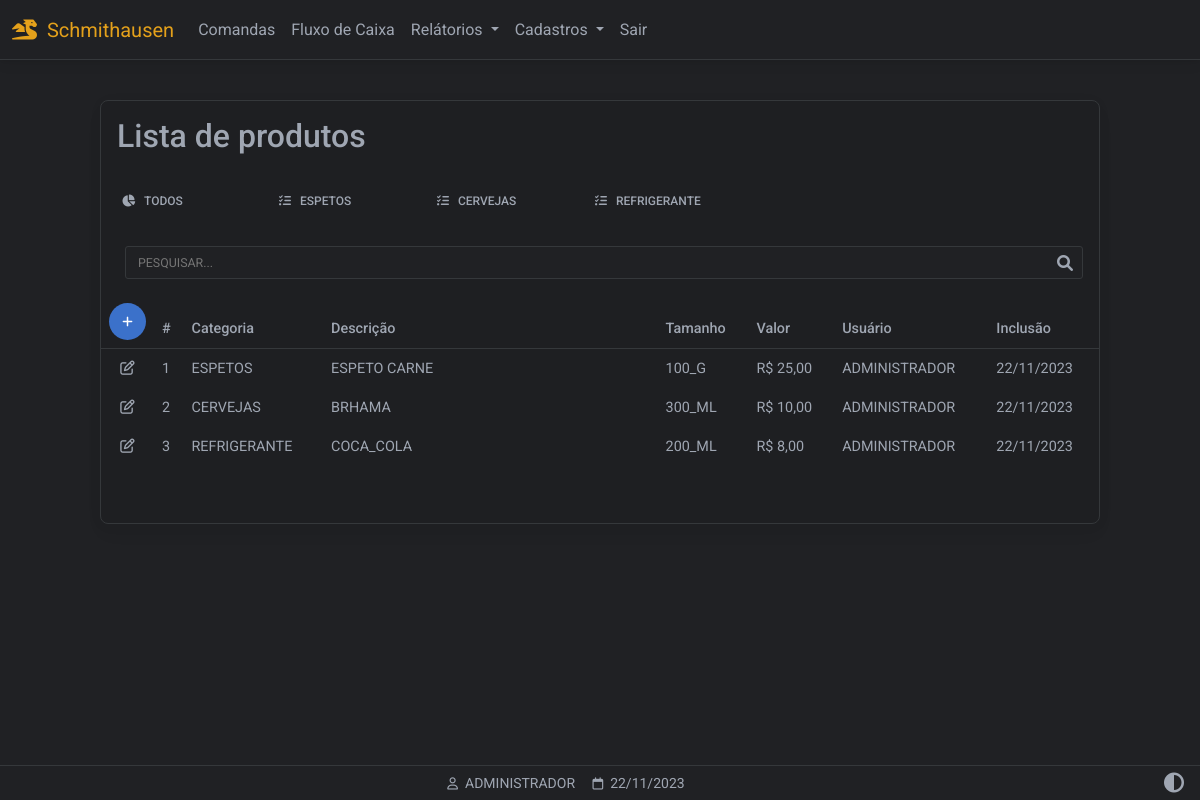
/produtos (signed in), run on an earlier commit of the app's database.
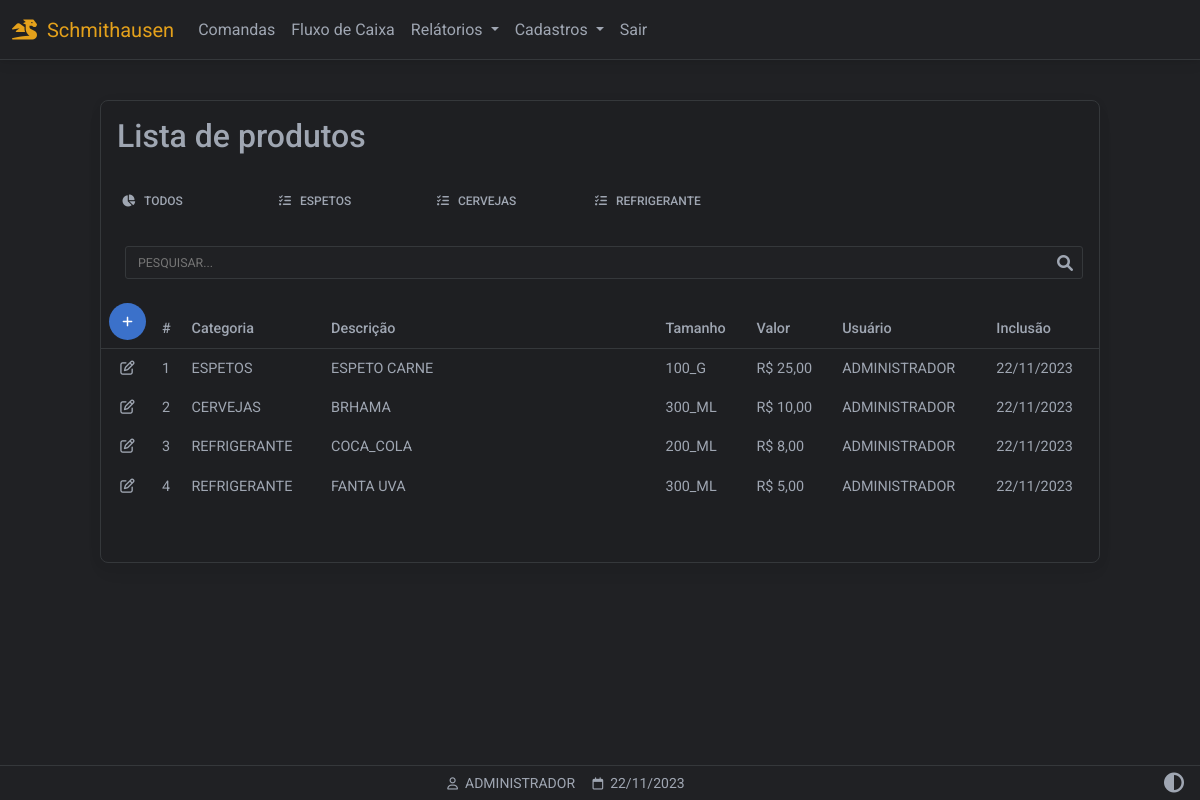
And on a later commit of the database.
### website/models.py (models this page shows)
class Categoria(db.Model):
    id = db.Column(db.Integer, primary_key=True)
    nome = db.Column(db.String(150))
    categoria = db.relationship('Tamanho',backref='tamanhos')

class Produto(db.Model):
    id = db.Column(db.Integer, primary_key=True)
    descricao = db.Column(db.String(150))
    valor = db.Column(db.Float)
    data_criacao = db.Column(db.DateTime(timezone=True), default=func.now())
    user_id = db.Column(db.Integer, db.ForeignKey('user.id'))
    cat_id = db.Column(db.Integer, db.ForeignKey('categoria.id'))
    tam_id = db.Column(db.Integer, db.ForeignKey('tamanho.id'))
    usuario = db.relationship('User',backref='usuarios')
    categoria = db.relationship('Categoria',backref='categorias')
    tamanho = db.relationship('Tamanho',backref='tamanho')

class Tamanho(db.Model):
    id = db.Column(db.Integer, primary_key=True)
    nome = db.Column(db.String(150))
    cat_id = db.Column(db.Integer, db.ForeignKey('categoria.id'))

class User(db.Model, UserMixin):
    id = db.Column(db.Integer, primary_key=True)
    email = db.Column(db.String(150), unique=True)
    password = db.Column(db.String(150))
    first_name = db.Column(db.String(150))
    user = db.relationship('Produto',backref='produto')

### website/routes/view_produtos.py (the view)
@view_produtos.route('/produtos', methods=['GET','POST'])
@login_required
def produtos():
    produtos = Produto.query.all()
    tamanhos = Tamanho.query.all()
    categorias = Categoria.query.all()
    return render_template("produtos_listar.html",
        user=current_user,
        data=data,
        produtos=produtos,
        tamanhos=tamanhos,
        categorias=categorias)

### website/templates/produtos_listar.html (shortened to what this page needs)
{% extends "base.html" %}
{% block content %}
<div class="container-fluid" style="min-height:100dvh;padding-top:100px">
  <div class="table-responsive w-100 card myTheme-900 larg-max m-auto" style="padding-bottom: 40px">
   <table class="table table-borderless table-sm myTheme-900 ">
    <thead>
      <tr>
        <h2 class="p-3 ">Lista de produtos</h2>
      </tr>
      <tr>
        <div class="form-control-sm">
          <ul class="nav nav-tabs mb-3 myTheme-900">
            <li class="p-1 nav-item myTheme-900">
              <a class="nav-link p-2"
              data-id="0"
              role="button"
              href="/filtro_produtos/0">
              <i class="fas fa-chart-pie fa-fw me-2 me-2"></i>TODOS</a>
            </li>
            {% for cat in categorias %}
            <li class="p-1 nav-item myTheme-900">
              <a class="nav-link  p-2"
              data-id="{{ cat.id }}"
              role="button"
              href="/filtro_produtos/{{ cat.id }}">
              <i class="fa-solid fa-list-check"></i>&nbsp;&nbsp;&nbsp;{{ cat.nome }}</a>
            </li>
            {% endfor %}
          </ul>
        </div>
      </tr>
      <tr>
        <div class="p-3 pt-0">
          <div class="form-outline mt-2 ps-2" style="margin-bottom: 0!important;padding-bottom: 0!important;">
            <input type="text" style="text-transform:uppercase" id="inputPesquisarProduto"
            class="myInputs form-control-sm" placeholder="Pesquisar..."
            onkeyup='pesquisarTabelaProdutos()'
            >
          </div>
        </div>
      </tr>
      <tr>
        <th class="text-nowrap" scope="col">
          <a href="/produtos_cadastrar" class="btn btn-primary btn-floating d-flex justify-content-center align-items-center">
            <i class="fa-solid fa-plus"></i>
          </a>
        </th>
        <th class="text-nowrap" scope="col">#</th>
        <th class="text-nowrap" scope="col">Categoria</th>
        <th class="text-nowrap" scope="col" style="min-width: 280px;">Descrição</th>
        <th class="text-nowrap" scope="col">Tamanho</th>
        <th class="text-nowrap" scope="col">Valor</th>
        <th class="text-nowrap" scope="col">Usuário</th>
        <th class="text-nowrap" scope="col">Inclusão</th>
      </tr>
    </thead>
    <tbody id="tb-produtos">
      {% for i in produtos %}
      <tr>
        <td class="text-center" style="width: 50px">
          <a role="button" class=""
          href="/produtos_atualizar/{{ i.id }}/{{ i.categoria.id }}/{{ i.tamanho.id }}">
          <i class="fa-regular fa-pen-to-square"></i>
        </a>
      </td>
      <td class="text-nowrap" scope="row"> {{ i.id }} </td>
      <td class="text-nowrap" scope="row" style="min-width:80px"> {{ i.categoria.nome }}</td>
      <td class="text-nowrap" scope="row"> {{ i.descricao }} </td>
      <td class="text-nowrap" scope="row"> {{ i.tamanho.nome }} </td>
      <td class="text-nowrap" scope="row"> {{ "R$ {:,.2f}".format( i.valor ) | replace(".",",") }} </td>
      <td class="text-nowrap" scope="row"> {{ i.produto.first_name.split()[0] }} </td>
      <td class="text-nowrap" scope="row"> {{ i.data_criacao.strftime('%d/%m/%Y') }} </td>
    </tr>
    {% endfor %}
  </tbody>
</table>
</div>
</div>
{% endblock %}
{% block titlefooter %}
<span>
  &nbsp;{{ user.first_name.split()[0] | upper }}
  <span>
    &nbsp;{{ data.strftime('%d/%m/%Y') }}
  </span>
  {% endblock %}

### website/templates/base.html (shortened to what this page needs)
<!DOCTYPE html>
<html lang="pt-br" class="{{ 'light-mode' if session.get('theme') == 'light' }}">
<head>
<link rel="stylesheet" href="https://cdnjs.cloudflare.com/ajax/libs/font-awesome/6.0.0/css/all.min.css"/>
<link rel="stylesheet" type="text/css"       href="{{ url_for('static', filename='css/mdb.min.css')      }}">
<link rel="stylesheet" type="text/css"       href="{{ url_for('static', filename='css/base.css')         }}">
</head>
<body class="myTheme-500">
<nav id="navbar" class="autohide navbar navbar-expand-lg fixed-top myTheme-500">
  <div class="container-fluid">
    <a class="navbar-brand"><i class="fa-solid fa-dragon"></i>&nbsp;&nbsp;Schmithausen</a>
    {% if user.is_authenticated %}
    <div class="collapse navbar-collapse" id="navbarSupportedContent">
      <ul class="navbar-nav me-auto mb-2 mb-lg-0 my-navbar">
        <li class="nav-item">
          <a class="nav-link" href="/comandas">Comandas</a>
        </li>
        <li class="nav-item">
          <a class="nav-link" href="#">Fluxo de Caixa</a>
        </li>
        <li class="nav-item dropdown">
          <a class="nav-link dropdown-toggle" href="#" id="navbarDropdown" role="button" data-mdb-toggle="dropdown" aria-expanded="false">
            Relátorios
          </a>
        </li>
        <li class="nav-item dropdown">
          <a class="nav-link dropdown-toggle" href="#" id="navbarDropdown" role="button" data-mdb-toggle="dropdown" aria-expanded="false">
            Cadastros
          </a>
                      <li class="nav-item">
                      <a class="nav-link btn-sair" href="/logout">Sair</a>
                      </li>
        {% endif %}
        </li>
      </ul>
    </div>
  </div>
</nav>
  {% block content %}
  {% endblock %}
<footer class="row text-center fixed-bottom my-footer">
  <div class="col text-center p-1" style="min-width: 250px">
   <small>
   {% block titlefooter %}{% endblock %}
   </small>
    </div>
<div class="col text-center p-1 me-2" style="max-width: 60px;">
<a href="{{ url_for('view_helpers.toggle_theme', current_page=request.path) }}">
  <span>
  <i class="fa-solid fa-circle-half-stroke fa-lg"></i>
  </span>
</div>
</footer>
</body>
</html>

### website/static/css/base.css (style rules this page uses)
:root { --custom-color: 211, 84, 0; --color-primary: 59, 113, 202; --color-secondary: 159,166,178; --color-success: 20,164,77; --color-danger: 220, 76, 76; --color-warning: 228,161,27; --color-info: 84,180,211; --color-ligth: 251,251,251; --color-theme-500: 32, 33, 36; --color-theme-900: 30, 31, 34; --cor-fonte: 159,166,178; --cor-da-borda: 53, 56, 59; }
.larg-max { max-width: 1000px!important; }
.myTheme-900 { background-color: rgb(var(--color-theme-900))!important; color: rgb(var(--cor-fonte))!important; }
.myTheme-500 { background-color: rgb(var(--color-theme-500))!important; color: rgb(var(--cor-fonte))!important; }
.navbar-expand-lg { background-color: rgb(var(--color-theme-900)); border-bottom: 1px solid rgb(var(--cor-da-borda)); }
.fa-bars, .fa-circle-half-stroke { color: rgb(var(--cor-fonte))!important; }
#navbar .nav-link { color: rgb(var(--cor-fonte))!important; }
.my-footer { background-color: rgb(var(--color-theme-500)); border-top: 1px solid rgb(var(--cor-da-borda)); color: rgb(var(--cor-fonte)); }
.my-footer span { color: rgb(var(--cor-fonte)); }
.nav-tabs .nav-link { width: 150px; background-color: rgb(var(--color-theme-900)); color: rgb(var(--cor-fonte)); border-bottom: none; }
.table-responsive { border: 1px solid rgb(var(--cor-da-borda))!important; color: rgb(var(--cor-fonte))!important; margin-bottom: 80px!important; }
.table-responsive thead th { border-bottom: 1px solid rgb(var(--cor-da-borda))!important; }
.btn { box-shadow: none!important; }
.navbar-brand { color:rgba(var(--color-warning),1); pointer-events: none;" }
.fa-pen-to-square, .fa-trash-can { color: rgb(var(--cor-fonte))!important; }
.form-outline { margin-bottom: 30px!important; }
.myInputs { color: rgb(var(--cor-fonte))!important; border: 1px solid rgb(var(--cor-da-borda))!important; background-color: rgb(var(--color-theme-500)); width: 100%; padding: 0.35rem; padding-left: 0.75rem; border-radius: 3px; }

What changed in the data, as far as the page shows it:
added Produto: id "4", categoria.nome "REFRIGERANTE", descricao "FANTA UVA", tamanho.nome "300_ML", valor "R$ 5,00", produto.first_name "ADMINISTRADOR", data_criacao "22/11/2023"
